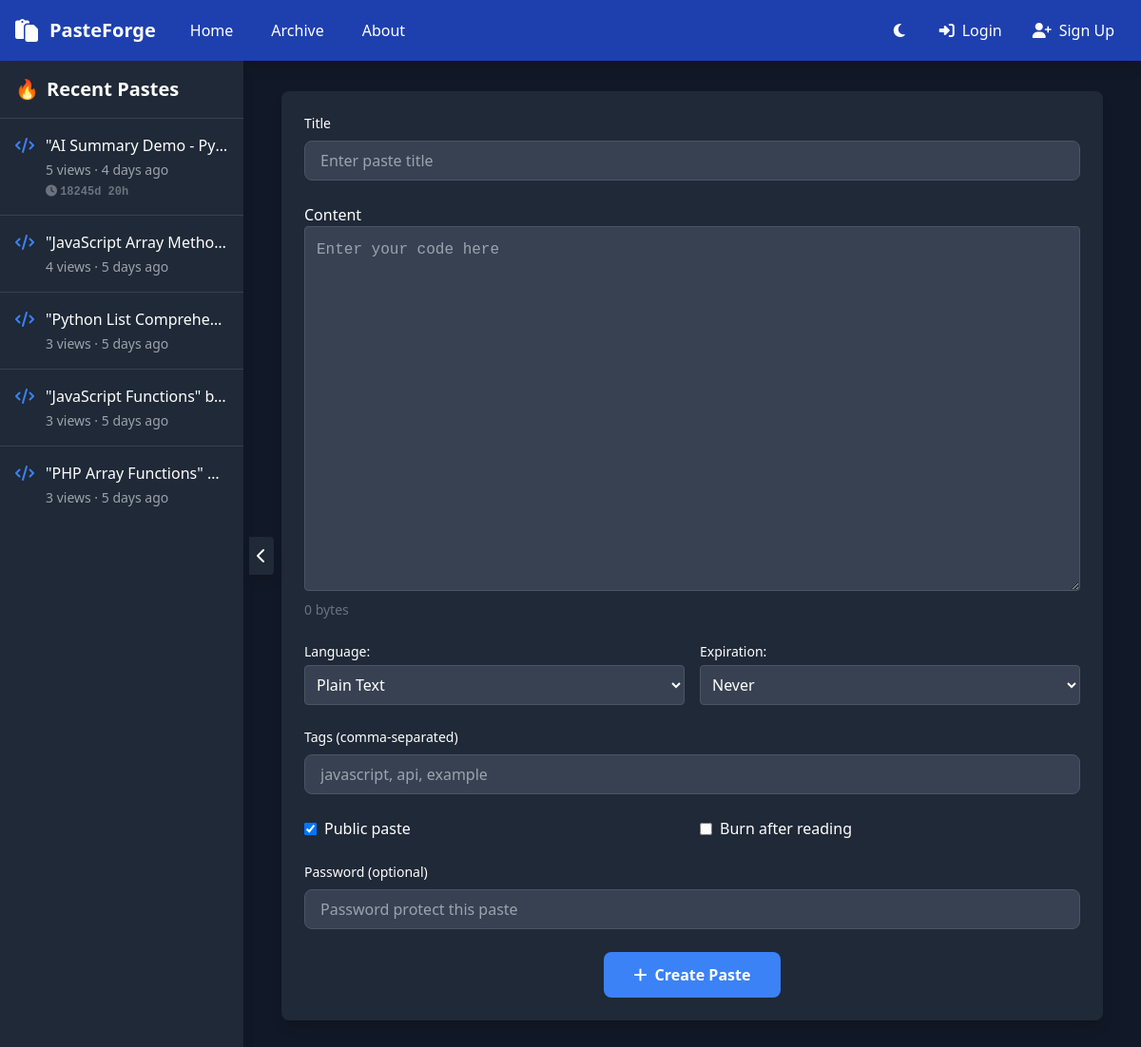
Before: / with the older database file.
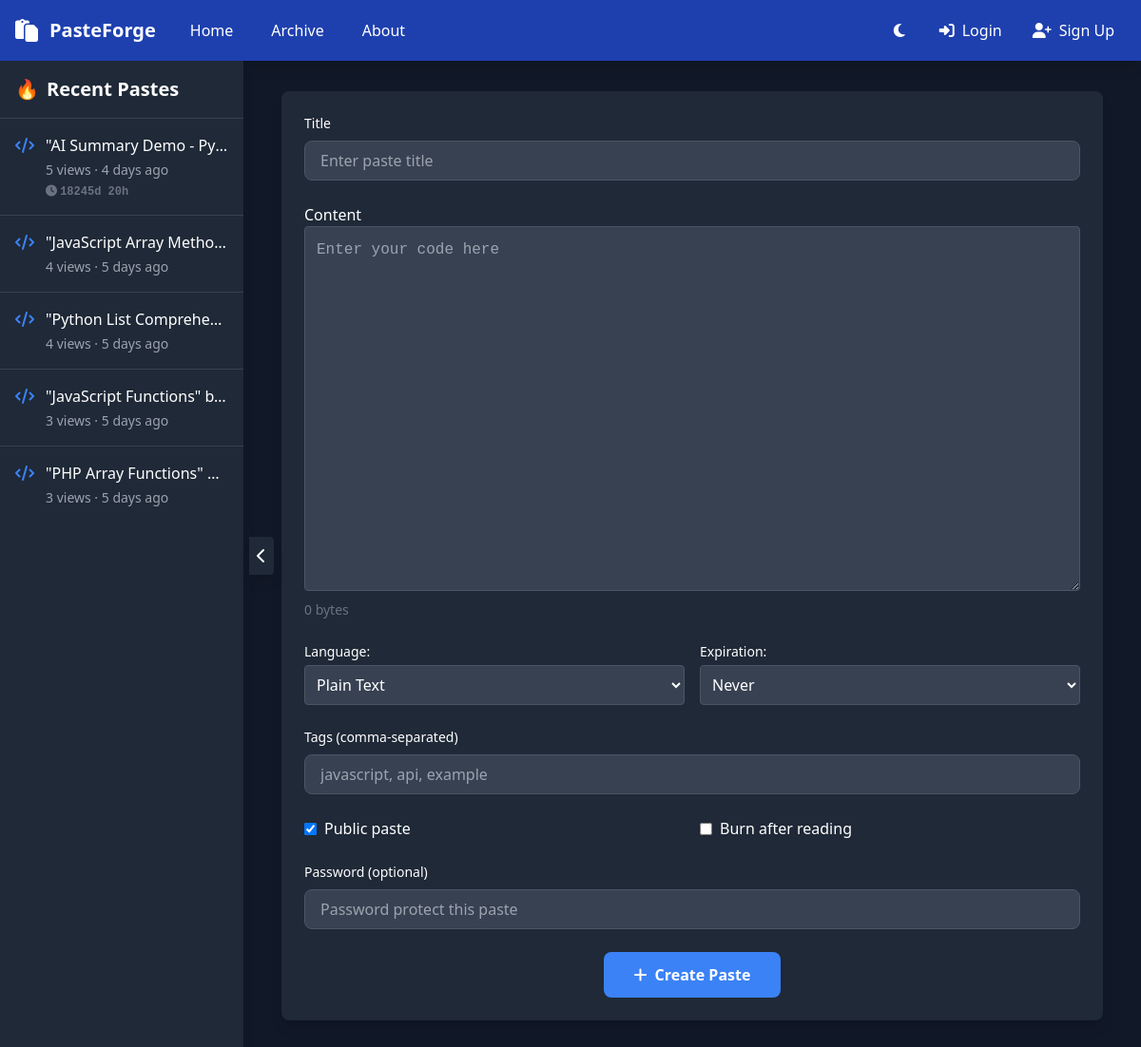
After: the same page with the newer database file.
### tables this page shows
CREATE TABLE pastes (
    id INTEGER PRIMARY KEY AUTOINCREMENT,
    title TEXT,
    content TEXT,
    language TEXT,
    password TEXT NULL,
    expire_time INTEGER NULL,
    is_public BOOLEAN DEFAULT 1,
    created_at INTEGER
  , tags TEXT DEFAULT '', views INTEGER DEFAULT 0, user_id TEXT, burn_after_read BOOLEAN DEFAULT 0, flags INTEGER DEFAULT 0, flag_type TEXT, flag_source TEXT, ai_score REAL DEFAULT 0, current_version INTEGER DEFAULT 1, last_modified INTEGER, collection_id INTEGER DEFAULT NULL, original_paste_id INTEGER DEFAULT NULL, fork_count INTEGER DEFAULT 0, project_id INTEGER DEFAULT NULL, branch_id INTEGER DEFAULT NULL, source_url TEXT DEFAULT NULL, imported_from TEXT DEFAULT NULL, parent_paste_id INTEGER DEFAULT NULL, ai_summary_id INTEGER DEFAULT NULL);

### index.php (the view, shortened to what the rows shown need)
<?php
$db = Database::getInstance()->getConnection();
function human_time_diff($timestamp) {
    $diff = time() - $timestamp;
    $days = floor($diff / 86400);
    if ($days < 30) return $days . ' days ago';
    $months = floor($days / 30);
    $years = floor($months / 12);
    return $years . ' year' . ($years > 1 ? 's' : '') . ' ago';
}
try {
  $db->exec("CREATE TABLE IF NOT EXISTS users (
    id TEXT PRIMARY KEY,
    username TEXT UNIQUE,
    password TEXT NOT NULL,
    email TEXT,
    profile_image TEXT DEFAULT NULL,
    website TEXT DEFAULT NULL,
    created_at INTEGER DEFAULT (strftime('%s', 'now'))
  )");
  $db->exec("CREATE TABLE IF NOT EXISTS site_settings (
    id INTEGER PRIMARY KEY,
    site_name TEXT DEFAULT 'PasteForge',
    max_paste_size INTEGER DEFAULT 500000,
    default_expiry INTEGER DEFAULT 604800,
    registration_enabled INTEGER DEFAULT 1,
    email_verification_required INTEGER DEFAULT 0,
    allowed_email_domains TEXT DEFAULT '*',
    ai_moderation_enabled INTEGER DEFAULT 0,
    shadowban_enabled INTEGER DEFAULT 1,
    auto_blur_threshold INTEGER DEFAULT 5,
    auto_delete_threshold INTEGER DEFAULT 10,
    theme_default TEXT DEFAULT 'dark',
    site_logo TEXT DEFAULT NULL,
    daily_paste_limit_free INTEGER DEFAULT 10,
    daily_paste_limit_premium INTEGER DEFAULT 50,
    encryption_enabled INTEGER DEFAULT 1,
    maintenance_mode INTEGER DEFAULT 0
  )");
  $db->exec("INSERT OR IGNORE INTO site_settings (id) VALUES (1)");
  $db->exec("CREATE TABLE IF NOT EXISTS user_pastes (
    user_id TEXT,
    paste_id INTEGER,
    is_favorite BOOLEAN DEFAULT 0,
    created_at INTEGER,
    FOREIGN KEY(user_id) REFERENCES users(id),
    FOREIGN KEY(paste_id) REFERENCES pastes(id)
  )");
  $db->exec("CREATE TABLE IF NOT EXISTS collections (
    id INTEGER PRIMARY KEY AUTOINCREMENT,
    name TEXT NOT NULL,
    description TEXT,
    user_id TEXT NOT NULL,
    is_public BOOLEAN DEFAULT 1,
    created_at INTEGER DEFAULT (strftime('%s', 'now')),
    updated_at INTEGER DEFAULT (strftime('%s', 'now')),
    FOREIGN KEY(user_id) REFERENCES users(id)
  )");
  $db->exec("CREATE TABLE IF NOT EXISTS collection_pastes (
    id INTEGER PRIMARY KEY AUTOINCREMENT,
    collection_id INTEGER NOT NULL,
    paste_id INTEGER NOT NULL,
    added_at INTEGER DEFAULT (strftime('%s', 'now')),
    FOREIGN KEY(collection_id) REFERENCES collections(id) ON DELETE CASCADE,
    FOREIGN KEY(paste_id) REFERENCES pastes(id) ON DELETE CASCADE,
    UNIQUE(collection_id, paste_id)
  )");
  $db->exec("CREATE TABLE IF NOT EXISTS comments (
    id INTEGER PRIMARY KEY AUTOINCREMENT,
    paste_id INTEGER,
    user_id TEXT,
    content TEXT,
    created_at INTEGER,
    FOREIGN KEY(user_id) REFERENCES users(id),
    FOREIGN KEY(paste_id) REFERENCES pastes(id)
  )");
  $db->exec("CREATE TABLE IF NOT EXISTS pastes (
    id INTEGER PRIMARY KEY AUTOINCREMENT,
    title TEXT,
    content TEXT,
    language TEXT,
    password TEXT,
    expire_time INTEGER,
    is_public BOOLEAN DEFAULT 1,
    tags TEXT DEFAULT '',
    views INTEGER DEFAULT 0,
    user_id TEXT,
    burn_after_read BOOLEAN DEFAULT 0
  )");
  $db->exec("CREATE TABLE IF NOT EXISTS paste_views (
    paste_id INTEGER,
    ip_address TEXT,
    created_at INTEGER,
    PRIMARY KEY (paste_id, ip_address),
    FOREIGN KEY(paste_id) REFERENCES pastes(id)
  )");
  $where = ["p.is_public = 1", "(p.expire_time IS NULL OR p.expire_time > " . time() . ")"];
  $sql = "SELECT p.*, u.username FROM pastes p LEFT JOIN users u ON p.user_id = u.id WHERE " . implode(" AND ", $where) . " ORDER BY p.created_at DESC LIMIT 5";
  $stmt = $db->prepare($sql);
  $params = [];
  $stmt->execute($params);
  $pastes = $stmt->fetchAll(PDO::FETCH_ASSOC);
} catch (PDOException $ex) {
  echo $ex->getMessage();
  exit;
}
$theme = $_COOKIE['theme'] ?? 'dark';
?>
<!DOCTYPE html>
<html class="<?= $theme ?>">
<head>
  <script src="https://cdn.tailwindcss.com"></script>
  <link href="https://cdnjs.cloudflare.com/ajax/libs/prism/1.24.1/themes/prism.min.css" class="light-theme" rel="stylesheet" />
  <link href="https://cdnjs.cloudflare.com/ajax/libs/prism/1.24.1/themes/prism-okaidia.min.css" class="dark-theme" rel="stylesheet" />
  <link href="https://cdnjs.cloudflare.com/ajax/libs/prism/1.24.1/plugins/line-numbers/prism-line-numbers.min.css" rel="stylesheet" />
  <link href="https://cdnjs.cloudflare.com/ajax/libs/font-awesome/6.4.0/css/all.min.css" rel="stylesheet" />
  <link href="https://cdnjs.cloudflare.com/ajax/libs/font-awesome/6.4.0/css/brands.min.css" rel="stylesheet" />
  <link rel="stylesheet" href="https://code.jquery.com/ui/1.13.2/themes/base/jquery-ui.css">
</head>
<body class="bg-white dark:bg-gray-900 text-gray-900 dark:text-white">
  <div class="min-h-screen pt-16 flex relative">
    <div id="sidebar" class="fixed left-0 top-16 h-[calc(100vh-4rem)] bg-white dark:bg-gray-800 w-64 transform transition-transform duration-300 ease-in-out shadow-lg z-50">
      <div class="p-4 border-b border-gray-200 dark:border-gray-700 flex justify-between items-center">
        <h2 class="text-xl font-semibold flex items-center">
          <span class="mr-2">🔥</span> Recent Pastes
        </h2>
      </div>
      <div id="latest-pastes" class="divide-y divide-gray-200 dark:divide-gray-700">
        <?php foreach ($pastes as $p): ?>
          <a href="?id=<?= $p['id'] ?>" class="block p-4 hover:bg-gray-50 dark:hover:bg-gray-700 transition-colors">
            <div class="flex items-start gap-3">
              <i class="fas fa-code text-blue-500 mt-1 flex-shrink-0"></i>
              <div class="min-w-0 flex-1">
                <div class="font-medium truncate text-gray-900 dark:text-white">
                  "<?= htmlspecialchars($p['title']) ?>" by <?= $p['username'] ? '@'.htmlspecialchars($p['username']) : 'Anonymous' ?>
                </div>
                <div class="text-sm text-gray-600 dark:text-gray-400 mt-1">
                  <?= $p['views'] ?> views · <?= human_time_diff($p['created_at']) ?>
                  <?php if ($p['expire_time']): ?>
                    <div class="text-xs mt-1" data-expires="<?= $p['expire_time'] ?>">
                    </div>
                  <?php endif; ?>
                </div>
              </div>
            </div>
          </a>
        <?php endforeach; ?>
      </div>
    </div>
  </div>
</body>
</html>

Changed rows visible on the page:
changed pastes "Python List Comprehe…": views "3" → "4"
